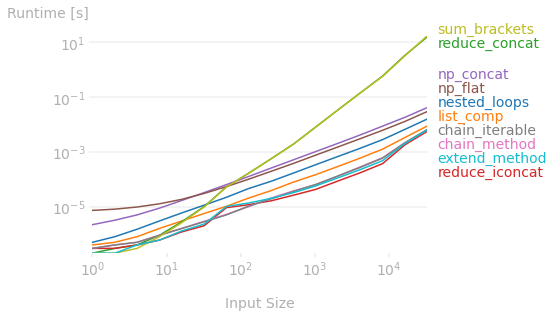

The script that saved this image:
import numpy as np
import functools
import itertools
import operator

def nested_loops(x):
    result = []
    for sublist in x:
        for item in sublist:
            result.append(item)
    return result

def list_comp(x):
    return [item for sublist in x for item in sublist]

def reduce_concat(x):
    return functools.reduce(operator.concat, x)

def reduce_iconcat(x):
    return functools.reduce(operator.iconcat, x, [])

def np_concat(x):
    return list(np.concatenate(x))

def np_flat(x):
    return list(np.array(x).flat)

def chain_method(x):
    return list(itertools.chain(*x))

def chain_iterable(x):
    return list(itertools.chain.from_iterable(x))

def sum_brackets(x):
    return sum(x, [])

def extend_method(x):
    result = []
    for sublist in x:
        result.extend(sublist)
    return result

func_list = [nested_loops, 
             list_comp, 
             reduce_concat, 
             reduce_iconcat,
             np_concat,
             np_flat,
             chain_method,
             chain_iterable,
             sum_brackets,
             extend_method]

# =============================================================================
# Benchmark using perfplot
# =============================================================================

import perfplot

plot_bench = perfplot.bench(
    setup = lambda n: [list(range(10))] * n, # generate input data
    kernels = func_list,
    n_range = [2**k for k in range(16)],
    labels = [func_list[i].__name__ for i in range(len(func_list))],
    xlabel = 'Input Size'
)

plot_bench.show()
plot_bench.save('flatten list.png', transparent = True)